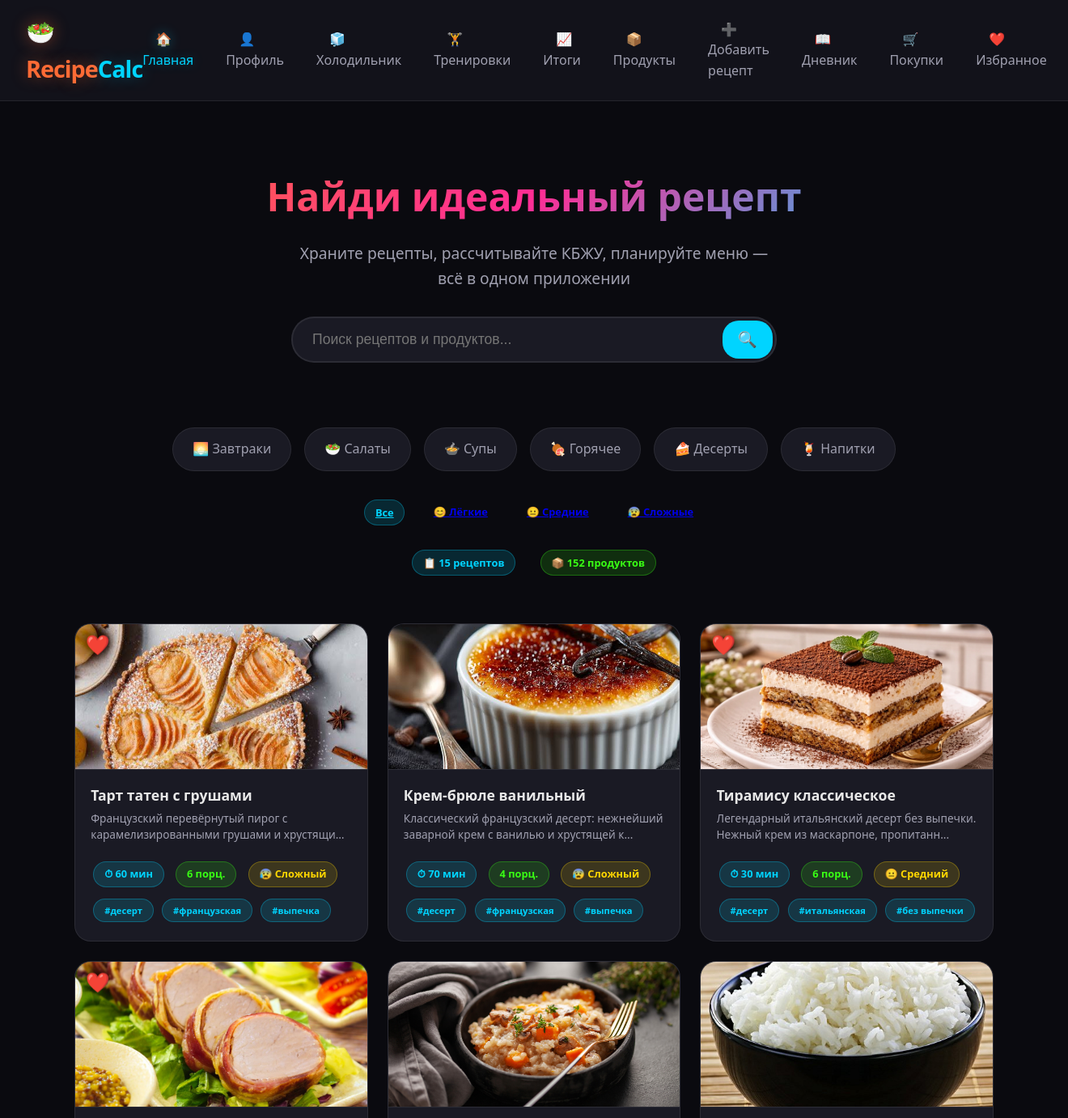
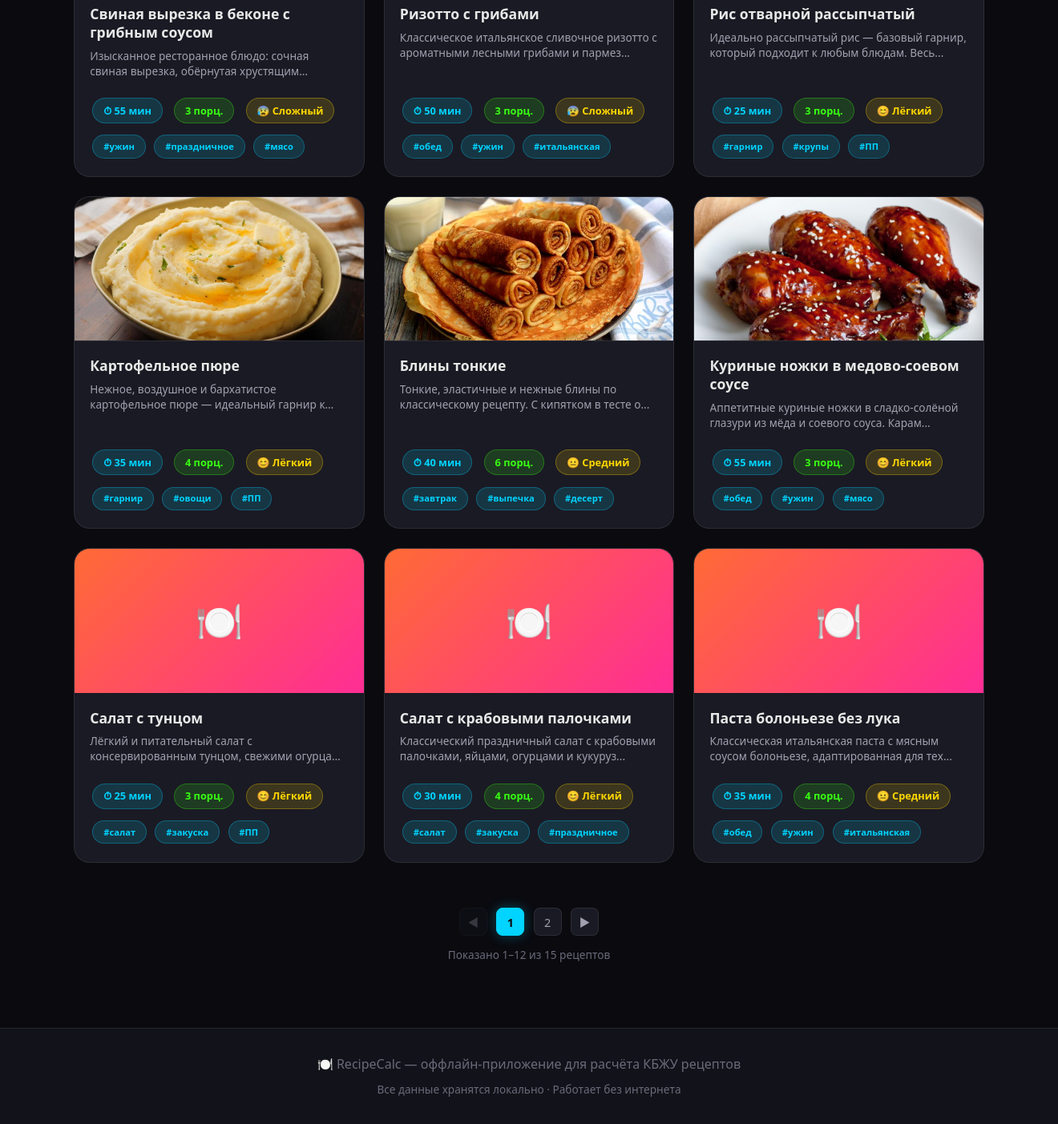
The page / on the database its author committed (2 pictures, top to bottom).
### models.py (models this page shows, shortened)
class Recipe(db.Model):
    id = db.Column(db.Integer, primary_key=True)
    title = db.Column(db.String(200), nullable=False)
    description = db.Column(db.Text, default='')
    image = db.Column(db.String(300), default='')
    prep_time = db.Column(db.Integer, default=0)
    cook_time = db.Column(db.Integer, default=0)
    total_time = db.Column(db.Integer, default=0)
    default_portions = db.Column(db.Integer, default=1)
    difficulty = db.Column(db.String(20), default='easy')
    tags = db.Column(db.String(300), default='')
    instructions = db.Column(db.Text, default='')  # JSON steps
    created_at = db.Column(db.DateTime, default=datetime.utcnow)
    updated_at = db.Column(db.DateTime, default=datetime.utcnow, onupdate=datetime.utcnow)
    favorites = db.Column(db.Boolean, default=False)
    rating = db.Column(db.Float, default=0.0)
    rating_count = db.Column(db.Integer, default=0)
    ingredients = db.relationship('RecipeIngredient',
                                  backref='recipe',
                                  lazy=True,
                                  cascade="all, delete-orphan")

### routes/main.py (the view)
@main_bp.route('/')
def index():
    search_query = request.args.get('q', '')
    difficulty_filter = request.args.get('difficulty', '')
    favorites_filter = request.args.get('favorites', '0')
    sort_by = request.args.get('sort', 'newest')
    page = request.args.get('page', 1, type=int)
    per_page = 12
    query = Recipe.query
    if search_query:
        search_lower = search_query.lower()
        all_recipes = Recipe.query.all()
        filtered = []
        for r in all_recipes:
            if (search_lower in r.title.lower() or
                    search_lower in (r.description or '').lower() or
                    search_lower in (r.tags or '').lower() or
                    any(search_lower in (ing.product.name.lower() if ing.product else '') for ing in r.ingredients)):
                filtered.append(r)
        if sort_by == 'quick':
            filtered.sort(key=lambda x: x.total_time)
        else:
            filtered.sort(key=lambda x: x.created_at, reverse=True)
        total = len(filtered)
        per_page = 12
        page = request.args.get('page', 1, type=int)
        start = (page - 1) * per_page
        end = start + per_page
        recipes = filtered[start:end]
        class Pagination:
            pass
        pagination = Pagination()
        pagination.page = page
        pagination.per_page = per_page
        pagination.total = total
        pagination.pages = (total // per_page) + (1 if total % per_page else 0)
        pagination.has_prev = page > 1
        pagination.has_next = end < total
        pagination.prev_num = page - 1
        pagination.next_num = page + 1
    else:
        query = Recipe.query
    if difficulty_filter:
        query = query.filter(Recipe.difficulty == difficulty_filter)
    if favorites_filter == '1':
        query = query.filter(Recipe.favorites == True)
    if sort_by == 'quick':
        query = query.order_by(Recipe.total_time.asc())
    else:  # newest
        query = query.order_by(Recipe.created_at.desc())
    pagination = query.paginate(page=page, per_page=per_page, error_out=False)
    recipes = pagination.items
    categories = [
        {'name': 'Завтраки', 'icon': '🌅', 'tag': 'завтрак'},
        {'name': 'Салаты', 'icon': '🥗', 'tag': 'салат'},
        {'name': 'Супы', 'icon': '🍲', 'tag': 'суп'},
        {'name': 'Горячее', 'icon': '🍖', 'tag': 'горячее'},
        {'name': 'Десерты', 'icon': '🍰', 'tag': 'десерт'},
        {'name': 'Напитки', 'icon': '🍹', 'tag': 'напиток'},
    ]
    stats = {
        'total_recipes': Recipe.query.count(),
        'total_products': Product.query.count(),
    }
    return render_template(
        'index.html',
        recipes=recipes,
        query=search_query,
        categories=categories,
        stats=stats,
        difficulty_filter=difficulty_filter,
        favorites_filter=favorites_filter,
        sort_by=sort_by,
        pagination=pagination
    )

### templates/index.html (shortened to what this page needs)
{% extends "base.html" %}
{% block content %}
<div class="hero">
    <h1>Найди идеальный рецепт</h1>
    <p>Храните рецепты, рассчитывайте КБЖУ, планируйте меню — всё в одном приложении</p>
    <div class="search-box">
        <form action="{{ url_for('main.search') }}" method="GET" class="search-form">
            <input type="text" name="q" id="mainSearchInput" placeholder="Поиск рецептов и продуктов..."
                   value="{{ query }}" autocomplete="off" class="search-input">
            <button type="submit" class="search-btn">🔍</button>
        </form>
    </div>
</div>
<div class="category-grid">
    {% for cat in categories %}
    <a href="{{ url_for('main.index', q=cat.tag) }}" class="category-item">
        {{ cat.icon }} {{ cat.name }}
    </a>
    {% endfor %}
</div>
<div class="d-flex gap-2 flex-wrap mb-3 justify-content-center">
    <a href="{{ url_for('main.index', q=query, sort=sort_by, difficulty='') }}"
       class="badge {% if not difficulty_filter %}badge-primary{% endif %}">
        Все
    </a>
    <a href="{{ url_for('main.index', q=query, difficulty='easy') }}"
       class="badge {% if difficulty_filter == 'easy' %}badge-success{% endif %}">
        😊 Лёгкие
    </a>
    <a href="{{ url_for('main.index', q=query, difficulty='medium') }}"
       class="badge {% if difficulty_filter == 'medium' %}badge-warning{% endif %}">
        😐 Средние
    </a>
    <a href="{{ url_for('main.index', q=query, difficulty='hard') }}"
       class="badge {% if difficulty_filter == 'hard' %}badge-danger{% endif %}">
        😰 Сложные
    </a>
</div>
<div class="d-flex gap-3 justify-content-center mb-4">
    <span class="badge badge-primary">📋 {{ stats.total_recipes }} рецептов</span>
    <span class="badge badge-success">📦 {{ stats.total_products }} продуктов</span>
</div>
{% if recipes %}
<div class="recipe-grid">
    {% for recipe in recipes %}
    <a href="{{ url_for('recipes.view_recipe', recipe_id=recipe.id) }}"
       class="recipe-card-link">
        <div class="card">
            {% if recipe.image %}
            <img src="{{ url_for('static', filename=recipe.image) }}"
                 alt="{{ recipe.title }}" class="card-img">
            {% else %}
            <div class="card-img-placeholder">
                🍽️
            </div>
            {% endif %}
            {% if recipe.favorites %}
            <span class="favorite-badge" title="В избранном">❤️</span>
            {% endif %}
            <div class="card-body">
                <h3 class="card-title" title="{{ recipe.title }}">{{ recipe.title }}</h3>
                <p class="card-text">
                    {% if recipe.description %}
                        {{ recipe.description[:80] }}{% if recipe.description|length > 80 %}...{% endif %}
                    {% else %}
                        Нет описания
                    {% endif %}
                </p>
                <div class="card-tags">
                    <div class="d-flex gap-1 flex-wrap">
                        {% if recipe.total_time %}
                        <span class="badge badge-primary">⏱ {{ recipe.total_time }} мин</span>
                        {% endif %}
                        <span class="badge badge-success">{{ recipe.default_portions }} порц.</span>
                        <span class="badge badge-warning">
                            {% if recipe.difficulty == 'easy' %}😊 Лёгкий
                            {% elif recipe.difficulty == 'medium' %}😐 Средний
                            {% else %}😰 Сложный{% endif %}
                        </span>
                    </div>
                    <div class="mt-1">
                        {% if recipe.tags %}
                            {% for tag in recipe.tags.split(',')[:3] %}
                                {% if tag.strip() %}
                                <span class="badge badge-primary" style="font-size:0.7rem;">#{{ tag.strip() }}</span>
                                {% endif %}
                            {% endfor %}
                        {% endif %}
                    </div>
                </div>
            </div>
        </div>
    </a>
    {% endfor %}
</div>
{% if pagination.pages > 1 %}
<div class="pagination-container">
    <nav class="pagination">
        {% if pagination.has_prev %}
        <a href="{{ url_for('main.index', page=pagination.prev_num, q=query, difficulty=difficulty_filter, favorites=favorites_filter, sort=sort_by) }}"
           class="pagination__btn pagination__btn--prev" title="Предыдущая">◀</a>
        {% else %}
        <span class="pagination__btn pagination__btn--disabled">◀</span>
        {% endif %}
        {% for page_num in pagination.iter_pages(left_edge=1, right_edge=1, left_current=2, right_current=2) %}
            {% if page_num %}
                {% if page_num == pagination.page %}
                <span class="pagination__btn pagination__btn--active">{{ page_num }}</span>
                {% else %}
                <a href="{{ url_for('main.index', page=page_num, q=query, difficulty=difficulty_filter, favorites=favorites_filter, sort=sort_by) }}"
                   class="pagination__btn">{{ page_num }}</a>
                {% endif %}
            {% else %}
                <span class="pagination__btn pagination__btn--dots">…</span>
            {% endif %}
        {% endfor %}
        {% if pagination.has_next %}
        <a href="{{ url_for('main.index', page=pagination.next_num, q=query, difficulty=difficulty_filter, favorites=favorites_filter, sort=sort_by) }}"
           class="pagination__btn pagination__btn--next" title="Следующая">▶</a>
        {% else %}
        <span class="pagination__btn pagination__btn--disabled">▶</span>
        {% endif %}
    </nav>
    <div class="pagination-info">
        Показано {{ (pagination.page - 1) * pagination.per_page + 1 }}–{{ [pagination.page * pagination.per_page, pagination.total] | min }} из {{ pagination.total }} рецептов
    </div>
</div>
{% endif %}
{% endif %}
{% endblock %}

### rows shown on the page
Recipe: image (picture), title "Тарт татен с грушами", description "Французский перевёрнутый пирог с карамелизированными грушами и…", total_time "60", default_portions "6", difficulty "😰 Сложный", strip "десерт" "французская" "выпечка"
Recipe: image (picture), title "Крем-брюле ванильный", description "Классический французский десерт: нежнейший заварной крем с ванилью и хрустящей к", total_time "70", default_portions "4", difficulty "😰 Сложный", strip "десерт" "французская" "выпечка"
Recipe: image (picture), title "Тирамису классическое", description "Легендарный итальянский десерт без выпечки. Нежный крем из маскарпоне, пропитанн", total_time "30", default_portions "6", difficulty "😐 Средний", strip "десерт" "итальянская" "без выпечки"
Recipe: image (picture), title "Свиная вырезка в беконе с грибным соусом", description "Изысканное ресторанное блюдо: сочная свиная вырезка, обёрнутая…", total_time "55", default_portions "3", difficulty "😰 Сложный", strip "ужин" "праздничное" "мясо"
Recipe: image (picture), title "Ризотто с грибами", description "Классическое итальянское сливочное ризотто с ароматными лесными грибами и пармез", total_time "50", default_portions "3", difficulty "😰 Сложный", strip "обед" "ужин" "итальянская"
Recipe: image (picture), title "Рис отварной рассыпчатый", description "Идеально рассыпчатый рис — базовый гарнир, который подходит к любым блюдам. Весь", total_time "25", default_portions "3", difficulty "😊 Лёгкий", strip "гарнир" "крупы" "ПП"
Recipe: image (picture), title "Картофельное пюре", description "Нежное, воздушное и бархатистое картофельное пюре — идеальный гарнир…", total_time "35", default_portions "4", difficulty "😊 Лёгкий", strip "гарнир" "овощи" "ПП"
Recipe: image (picture), title "Блины тонкие", description "Тонкие, эластичные и нежные блины по классическому рецепту. С кипятком в тесте о", total_time "40", default_portions "6", difficulty "😐 Средний", strip "завтрак" "выпечка" "десерт"
Recipe: image (picture), title "Куриные ножки в медово-соевом соусе", description "Аппетитные куриные ножки в сладко-солёной глазури из мёда и соевого соуса. Карам", total_time "55", default_portions "3", difficulty "😊 Лёгкий", strip "обед" "ужин" "мясо"
Recipe: title "Салат с тунцом", description "Лёгкий и питательный салат с консервированным тунцом, свежими…", total_time "25", default_portions "3", difficulty "😊 Лёгкий", strip "салат" "закуска" "ПП"
Recipe: title "Салат с крабовыми палочками", description "Классический праздничный салат с крабовыми палочками, яйцами, огурцами и кукуруз", total_time "30", default_portions "4", difficulty "😊 Лёгкий", strip "салат" "закуска" "праздничное"
Recipe: title "Паста болоньезе без лука", description "Классическая итальянская паста с мясным соусом болоньезе, адаптированная для тех", total_time "35", default_portions "4", difficulty "😐 Средний", strip "обед" "ужин" "итальянская"

### other values the page prints
{{ cat.icon }} "🌅" "🥗" "🍲" "🍖" "🍰" "🍹"
{{ cat.name }} "Завтраки" "Салаты" "Супы" "Горячее" "Десерты" "Напитки"
{{ stats.total_recipes }} "15"
{{ stats.total_products }} "152"
{{ page_num }} "1"
{{ page_num }} "2"
{{ (pagination.page - 1) * pagination.per_page + 1 }} "1"
{{ [pagination.page * pagination.per_page, pagination.total] | min }} "12"
{{ pagination.total }} "15"
